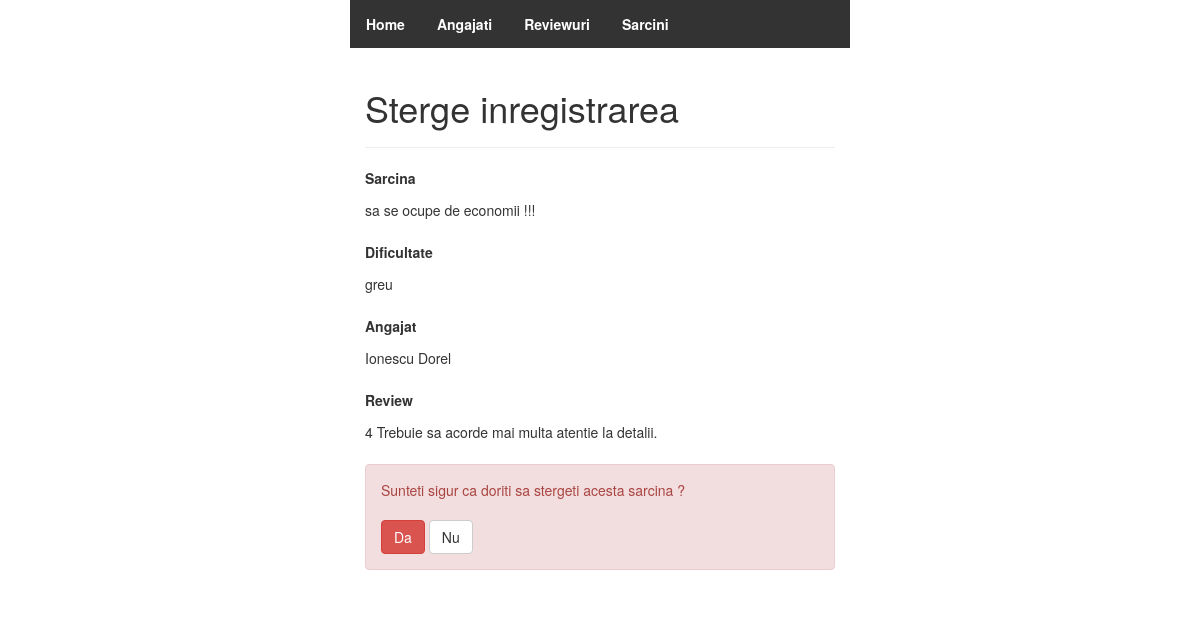
Page /project_php/sarcini/sterge.php?id=6 on the committed database.
### tables this page shows
CREATE TABLE `sarcini` (
  `idsarcina` bigint NOT NULL,
  `idangajat` bigint DEFAULT NULL,
  `idreview` bigint DEFAULT NULL,
  `sarcina` text,
  `dificultate` text
);

CREATE TABLE `angajati` (
  `idangajat` bigint NOT NULL,
  `nume` varchar(45) DEFAULT NULL,
  `prenume` varchar(45) DEFAULT NULL,
  `functie` varchar(45) DEFAULT NULL,
  `experienta` int DEFAULT NULL,
  `salariu` float DEFAULT NULL
);

CREATE TABLE `reviewuri` (
  `idreview` bigint NOT NULL,
  `rating` int DEFAULT NULL,
  `comentariu` text,
  `data` date DEFAULT NULL
);

### project_php/sarcini/sterge.php (the view, shortened to what this page needs)
<?php
if(isset($_GET["id"])){
    if(!empty(trim($_GET["id"]))){
        require_once "../config.php";
        $sql = "SELECT * FROM sarcini WHERE idsarcina = ?";
        if($stmt = mysqli_prepare($link, $sql)){
            mysqli_stmt_bind_param($stmt, "i", $param_id);
            if(mysqli_stmt_execute($stmt)){
                $result = mysqli_stmt_get_result($stmt);
                if(mysqli_num_rows($result) == 1){
                    $row = mysqli_fetch_array($result, MYSQLI_ASSOC);
                    $stmt = mysqli_prepare($link, "select * from angajati where idangajat = ?");
                    mysqli_stmt_bind_param($stmt, "i", $row["idangajat"]);
                    mysqli_stmt_execute($stmt);
                    $res = mysqli_stmt_get_result($stmt);
                    $a = mysqli_fetch_array($res, MYSQLI_ASSOC);
                    $stmt = mysqli_prepare($link, "select * from reviewuri where idreview = ?");
                    mysqli_stmt_bind_param($stmt, "i", $row["idreview"]);
                    mysqli_stmt_execute($stmt);
                    $res = mysqli_stmt_get_result($stmt);
                    $r = mysqli_fetch_array($res, MYSQLI_ASSOC);
                } else{
                    header("location: ../eroare.php");
                    exit();
                }
            } else{
                echo "EROARE: Nu se poate executa $sql. " . mysqli_error($link);
            }
        }
    } else{
        header("location: ../eroare.php");
        exit();
    }
}
?>
<!DOCTYPE html>
<html lang="en">
<head>
    <link rel="stylesheet" href="https://maxcdn.bootstrapcdn.com/bootstrap/3.3.7/css/bootstrap.css">
    <link rel="stylesheet" href="../main.css">
</head>
<body>
    <div class="wrapper">
        <ul>
            <li><a href="../"><strong>Home</strong></a> </li>
            <li><a href="../angajati"><strong>Angajati</strong></a> </li>
            <li><a href="../reviewuri"><strong>Reviewuri</strong></a> </li>
            <li><a href="../sarcini"><strong>Sarcini</strong></a> </li>
        </ul>
        <div class="container-fluid">
            <div class="row">
                <div class="col-md-12">
                    <div class="page-header">
                        <h1>Sterge inregistrarea</h1>
                    </div>
                    <div class="form-group">
                        <label>Sarcina</label>
                        <p class="form-control-static"><?php echo $row["sarcina"]; ?></p>
                    </div>
                    <div class="form-group">
                        <label>Dificultate</label>
                        <p class="form-control-static"><?php echo $row["dificultate"]; ?></p>
                    </div>
                    <div class="form-group">
                        <label>Angajat</label>
                        <p class="form-control-static"><?php echo $a["nume"].' '.$a["prenume"]; ?></p>
                    </div>
                    <div class="form-group">
                        <label>Review</label>
                        <p class="form-control-static"><?php echo $r["rating"].' '.$r["comentariu"]; ?></p>
                    </div>
                    <form action="<?php echo htmlspecialchars($_SERVER["PHP_SELF"]); ?>" method="post">
                        <div class="alert alert-danger fade in">
                            <p>Sunteti sigur ca doriti sa stergeti acesta sarcina ?</p><br>
                            <p>
                                <input type="submit" value="Da" class="btn btn-danger">
                                <a href="index.php" class="btn btn-default">Nu</a>
                            </p>
                        </div>
                    </form>
                </div>
            </div>
        </div>
    </div>
</body>
</html>

### project_php/main.css (style rules this page uses)
.wrapper { width: 500px; margin: 0 auto; }
ul { list-style-type: none; margin: 0; padding: 0; overflow: hidden; background-color: #333; }
li { float: left }
li a { display: block; color: white; text-align: center; padding: 14px 16px; text-decoration: none }

### rows in the picture
sarcini: sarcina "sa se ocupe de economii !!!", dificultate "greu"
angajati: nume "Ionescu", prenume "Dorel"
reviewuri: rating "4", comentariu "Trebuie sa acorde mai multa atentie la detalii."
